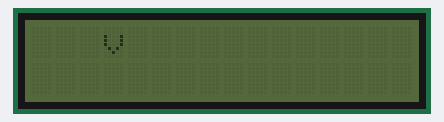
The sketch below on a simulated ESP8266 (Wemos D1 mini). Parts: 16×2 character LCD. WiFi joins after 1.5 s; servers stay silent unless stated; network time is answered at once with the bench clock; the local clock reads 2024-03-15 10:24:30 at power-on unless the sketch sets it; what the sketch prints to the serial monitor is not drawn.

Above: at 0.1 s.
At 0.9 s:
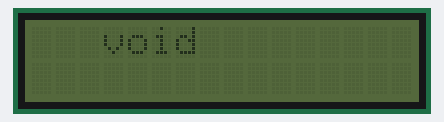
At 1.4 s:
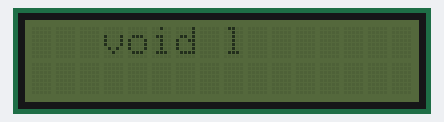
At 1.9 s:
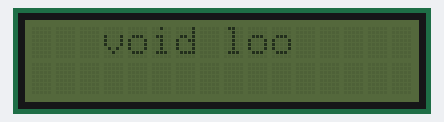
At 2.4 s:
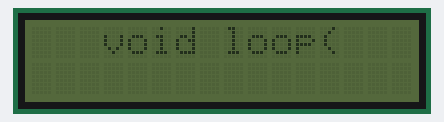
At 2.9 s:
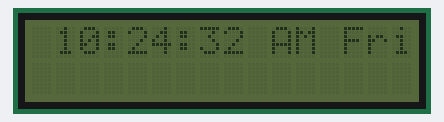

The sketch:

InternetClock.ino
```cpp
#include <NTPClient.h>
#include <ESP8266WiFi.h>
#include <WiFiUdp.h>
#include <Wire.h>
#include <LiquidCrystal_I2C.h>
LiquidCrystal_I2C lcd(0x27, 16, 2);

const char *ssid     = "########";
const char *password = "##########";

WiFiUDP ntpUDP;

NTPClient timeClient(ntpUDP, "pool.ntp.org", 19800, 60000);
String voidloop[] = {"v", "o", "i", "d", " ", "l", "o", "o", "p", "(", ")"};
String arr_days[] = {"Sun", "Mon", "Tue", "Wed", "Thu", "Fri", "Sat"};
String date_time;

void setup() {
  Serial.begin(115200);
  lcd.init();
//  lcd.backlight();
  lcd.clear();
  WiFi.begin(ssid, password);

  while (WiFi.status() != WL_CONNECTED)
  {

    for (int i = 0; i <= 10; i++)
    {
      lcd.setCursor(i + 3, 0);
      lcd.print(voidloop[i]);
      delay(250);
      Serial.print ( "." );
    }
  }

  Serial.println("Connected... :)");
  timeClient.begin();

  lcd.clear();

}

void loop() {
  timeClient.update();  // time update from NTP server

  Serial.print(timeClient.getFormattedTime());
  Serial.print(" ");

  int hh = timeClient.getHours();
  int mm = timeClient.getMinutes();
  int ss = timeClient.getSeconds();

  lcd.setCursor(1, 0);
  if (hh > 12)
  {
    hh = hh - 12;
    if (hh < 10) {
      lcd.print(0);
      lcd.print(hh);
    }
    else
    {
      lcd.print(hh);
    }

    lcd.print(":");
    if (mm < 10) {
      lcd.print(0);
      lcd.print(mm);
    }
    else
    {
      lcd.print(mm);
    }
    lcd.print(":");
    if (ss < 10) {
      lcd.print(0);
      lcd.print(ss);
    }
    else
    {
      lcd.print(ss);
    }
    lcd.print(" PM");
  }
  else
  {
    if (hh < 10) {
      lcd.print(0);
      lcd.print(hh);
    }
    else
    {
      lcd.print(hh);
    }

    lcd.print(":");
    if (mm < 10) {
      lcd.print(0);
      lcd.print(mm);
    }
    else
    {
      lcd.print(mm);
    }
    lcd.print(":");
    if (ss < 10) {
      lcd.print(0);
      lcd.print(ss);
    }
    else
    {
      lcd.print(ss);
    }
    lcd.print(" AM");
  }

  int day = timeClient.getDay();
  lcd.print(" ");
  lcd.print(arr_days[day]);
  lcd.print(" ");

  delay(950);

}
```

Measured:
- what the display in image 1 shows lasts 0.5 s, from 0.8 s to 1.3 s
- what the display in image 5 shows lasts 1.0 s, from 2.9 s to 3.9 s
